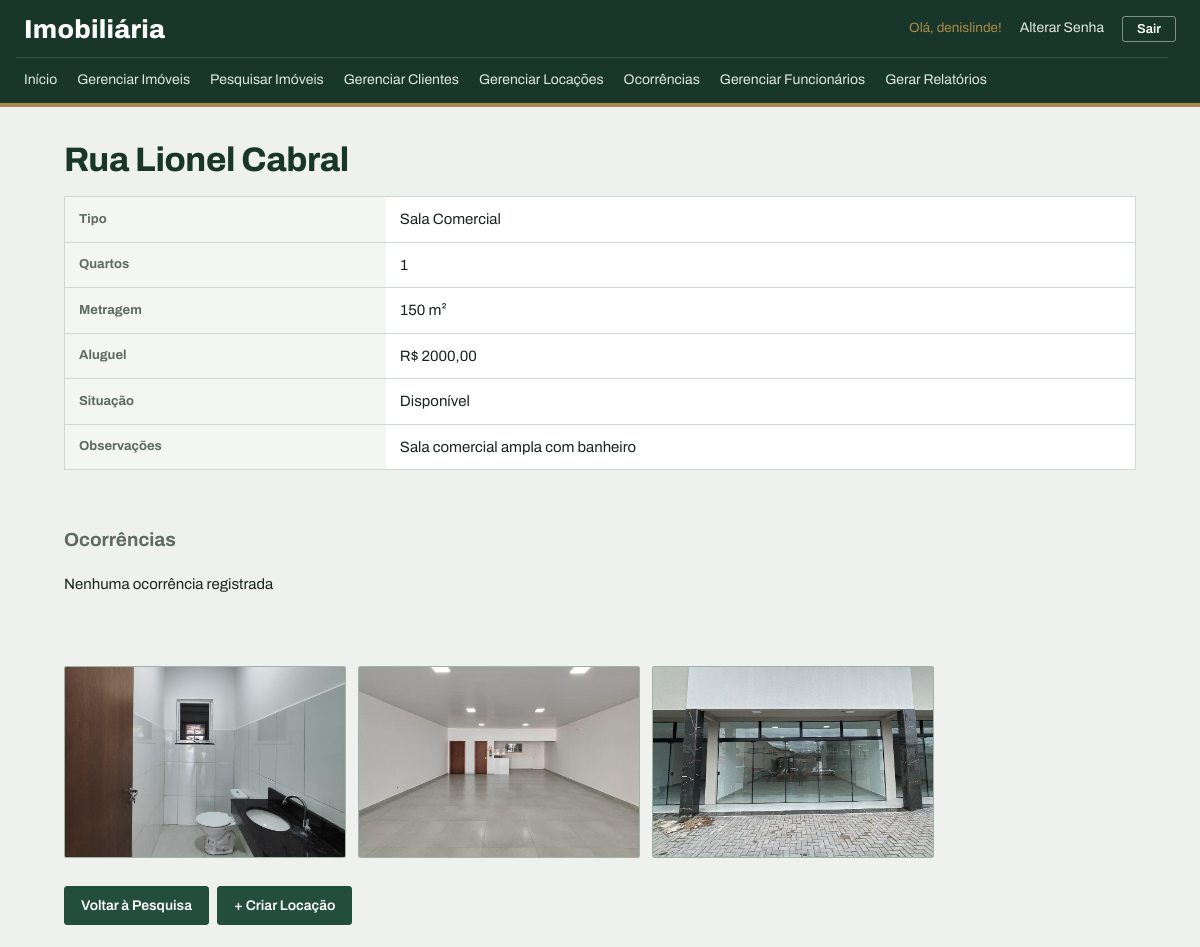
Page /detalhes_imovel/4/ (signed in) on the committed database.
### meu_app/models.py (models this page shows, shortened)
class Imovel(models.Model):
    endereco = models.CharField(max_length=200, verbose_name="Endereço")
    tipo = models.CharField(max_length=1, choices=TIPO_CHOICES)
    numero_quartos = models.IntegerField(
        null=True, verbose_name="Número de quartos")
    metragem = models.IntegerField(null=True, verbose_name="Metragem (m²)")
    valor_aluguel = models.FloatField(
        default=0.0, verbose_name="Valor do aluguel")
    obs = models.CharField(max_length=200, blank=True,
                           verbose_name="Observações")
    situacao = models.CharField(
        max_length=1, choices=SITUACAO_CHOICES, default='D', verbose_name="Situação")
    data_cadastro = models.DateTimeField(auto_now_add=True)

class FotoImovel(models.Model):
    imovel = models.ForeignKey(
        Imovel, on_delete=models.CASCADE, related_name='fotos')
    imagem = models.ImageField(upload_to='imoveis/')
    data_cadastro = models.DateTimeField(auto_now_add=True)

### meu_app/views.py (the view)
# urls.py: path('detalhes_imovel/<int:id>/',
@login_required
def detalhes_imovel(request, id):
    imovel = Imovel.objects.get(id=id)
    dados = {
        'imovel': imovel,
    }
    return render(request, 'detalhes_imovel.html', dados)

### meu_app/templates/detalhes_imovel.html (shortened to what this page needs)
{% load static %}
<!DOCTYPE html>
<html lang="pt-br">
<head>
    <link rel="stylesheet" href="{% static 'css/style.css' %}">
</head>
<body>
    {% include '_menu.html'%}
    <h1> {{ imovel.endereco }} </h1>
    <div class="lista-funcionario">
        <table border="">
            <tr>
                <th>Tipo</th>
                <td> {{ imovel.get_tipo_display }} </td>
            </tr>
            <tr>
                <th>Quartos</th>
                <td> {{ imovel.numero_quartos }} </td>
            </tr>
            <tr>
                <th>Metragem</th>
                <td> {{ imovel.metragem }} m² </td>
            </tr>
            <tr>
                <th>Aluguel</th>
                <td> R$ {{ imovel.valor_aluguel|floatformat:2 }} </td>
            </tr>
            <tr>
                <th>Situação</th>
                <td> {{ imovel.get_situacao_display }} </td>
            </tr>
            <tr>
                <th>Observações</th>
                <td> {{ imovel.obs }} </td>
            </tr>
        </table>
    </div>
    <h3 class="subtitulo"> Ocorrências </h3>
    <div class="lista-funcionario">
        {% for ocorrencia in imovel.ocorrencias.all %}
            <p> {{ ocorrencia.data_cadastro|date:"d/m/Y" }} - {{ ocorrencia.descricao }}
                {% if ocorrencia.resolvida %}(resolvida){% else %}(pendente){% endif %}
            </p>
        {% empty %}
            <p> Nenhuma ocorrência registrada </p>
        {% endfor %}
    </div>
    <div class="galeria-fotos">
        {% for foto in imovel.fotos.all %}
            <img src="{{ foto.imagem.url }}" alt="Foto do imóvel">
        {% empty %}
            <p> Nenhuma foto cadastrada </p>
        {% endfor %}
    </div>
    <div class="acoes-topo">
        <a href="{% url 'pesquisar_imoveis' %}" class="botao-novo"> Voltar à Pesquisa </a>
        {% if imovel.situacao == 'D' %}
            <a href="{% url 'criar_locacao' %}" class="botao-novo"> + Criar Locação </a>
        {% endif %}
    </div>
</body>
</html>

### meu_app/templates/_menu.html (shortened to what this page needs)
<nav>
    <div>
        <a href="{% url 'index' %}"> Início </a>
        <a href="{% url 'listar_imoveis' %}"> Gerenciar Imóveis </a>
        <a href="{% url 'pesquisar_imoveis' %}"> Pesquisar Imóveis </a>
        <a href="{% url 'listar_clientes' %}"> Gerenciar Clientes </a>
        <a href="{% url 'listar_locacoes' %}"> Gerenciar Locações </a>
        <a href="{% url 'listar_ocorrencias' %}"> Ocorrências </a>
        {% if user.is_superuser %}
            <a href="{% url 'listar_funcionarios' %}"> Gerenciar Funcionários </a>
            <a href="{% url 'gerar_relatorio' %}"> Gerar Relatórios </a>
        {% endif %}
    </div>
    <div class="usuario-menu">
        {% if user.is_authenticated %}
            <span>Olá, {{ user.username }}!</span>
            <a href="{% url 'alterar_senha' %}">Alterar Senha</a>
            <form method="post" action="{% url 'logout' %}">
                <button type="submit" class="link-logout">Sair</button>
            </form>
        {% else %}
            <a href="{% url 'login' %}">Entrar</a>
        {% endif %}
    </div>
</nav>

### meu_app/static/css/style.css (style rules this page uses)
:root { --floresta: #234d3c; --floresta-escuro: #183629; --latao: #a88b4a; --papel: #eef1ee; --branco: #ffffff; --linha: #cfd8d2; --linha-forte: #9fb2a6; --tinta: #1b2420; --tinta-suave: #5d6b64; --alerta: #9e3a2a; --destaque-linha: #f3f6f3; --coluna: 1120px; --raio: 3px; }
body { margin: 0; background-color: var(--papel); color: var(--tinta); font-family: 'Archivo', 'Segoe UI', Arial, sans-serif; font-size: 15px; line-height: 1.5; font-variant-numeric: tabular-nums; }
h1 { max-width: var(--coluna); margin: 34px auto 18px auto; padding: 0 24px; box-sizing: border-box; text-align: left; color: var(--floresta-escuro); font-size: 34px; font-weight: 750; font-stretch: 75%; line-height: 1.1; letter-spacing: -0.01em; }
h3 { color: var(--floresta-escuro); font-weight: 700; font-stretch: 85%; font-size: 19px; }
a { color: var(--floresta); }
nav { display: flex; flex-wrap: wrap; align-items: center; background-color: var(--floresta-escuro); border-bottom: 4px solid var(--latao); padding: 0 24px; }
nav::before { content: "Imobiliária"; order: 1; color: var(--branco); font-size: 26px; font-weight: 800; font-stretch: 62%; letter-spacing: 0.01em; padding: 10px 0 8px 0; }
.usuario-menu { order: 2; margin-left: auto; display: flex; align-items: center; gap: 12px; color: var(--latao); font-size: 13.5px; white-space: nowrap; }
nav > div:first-child { order: 3; flex-basis: 100%; display: flex; flex-wrap: wrap; gap: 4px; border-top: 1px solid rgba(255, 255, 255, 0.14); padding: 4px 0; margin-left: -8px; }
nav a { text-decoration: none; color: #dfe7e2; padding: 7px 8px; font-size: 14px; white-space: nowrap; border-bottom: 2px solid transparent; }
.usuario-menu a { padding: 4px 6px; }
.usuario-menu form { display: inline; margin: 0; }
.link-logout { background-color: transparent; color: var(--branco); border: 1px solid rgba(255, 255, 255, 0.45); border-radius: var(--raio); padding: 5px 14px; font-size: 13px; font-weight: 600; font-family: inherit; cursor: pointer; }
button, .botao-novo { display: inline-block; background-color: var(--floresta); color: var(--branco); border: 1px solid var(--floresta); border-radius: var(--raio); padding: 8px 16px; font-size: 14px; font-family: inherit; font-weight: 600; text-decoration: none; cursor: pointer; }
.acoes-topo { display: flex; flex-wrap: wrap; justify-content: flex-start; gap: 8px; max-width: var(--coluna); margin: 0 auto 22px auto; padding: 0 24px; box-sizing: border-box; }
.lista-funcionario { display: flex; flex-direction: column; align-items: flex-start; max-width: var(--coluna); margin: 0 auto 56px auto; padding: 0 24px; box-sizing: border-box; overflow-x: auto; }
.lista-funcionario > button, .lista-funcionario > p { margin-top: 18px; }
table { width: 100%; border-collapse: collapse; text-align: left; background-color: var(--branco); border: 1px solid var(--linha); }
th, td { padding: 11px 14px; border: none; border-bottom: 1px solid var(--linha); }
th { background-color: var(--branco); color: var(--tinta-suave); font-size: 13px; font-weight: 700; border-bottom: 2px solid var(--floresta); white-space: nowrap; }
table:not(:has(thead)) th { width: 30%; background-color: var(--destaque-linha); border-bottom: 1px solid var(--linha); }
.galeria-fotos { display: flex; flex-wrap: wrap; gap: 12px; max-width: var(--coluna); margin: 28px auto; padding: 0 24px; box-sizing: border-box; }
.galeria-fotos img { width: 280px; height: 190px; object-fit: cover; border: 1px solid var(--linha-forte); border-radius: 2px; }
.subtitulo { max-width: var(--coluna); margin: 0 auto; padding: 0 24px; box-sizing: border-box; text-align: left; color: var(--tinta-suave); }

### rows in the picture
Imovel: endereco "Rua Lionel Cabral", tipo "Sala Comercial", numero_quartos "1", metragem "150", valor_aluguel "2000,00", situacao "Disponível", obs "Sala comercial ampla com banheiro"
FotoImovel: imagem (picture)
FotoImovel: imagem (picture)
FotoImovel: imagem (picture)

### other values in the picture
{{ user.username }} "denislinde"
